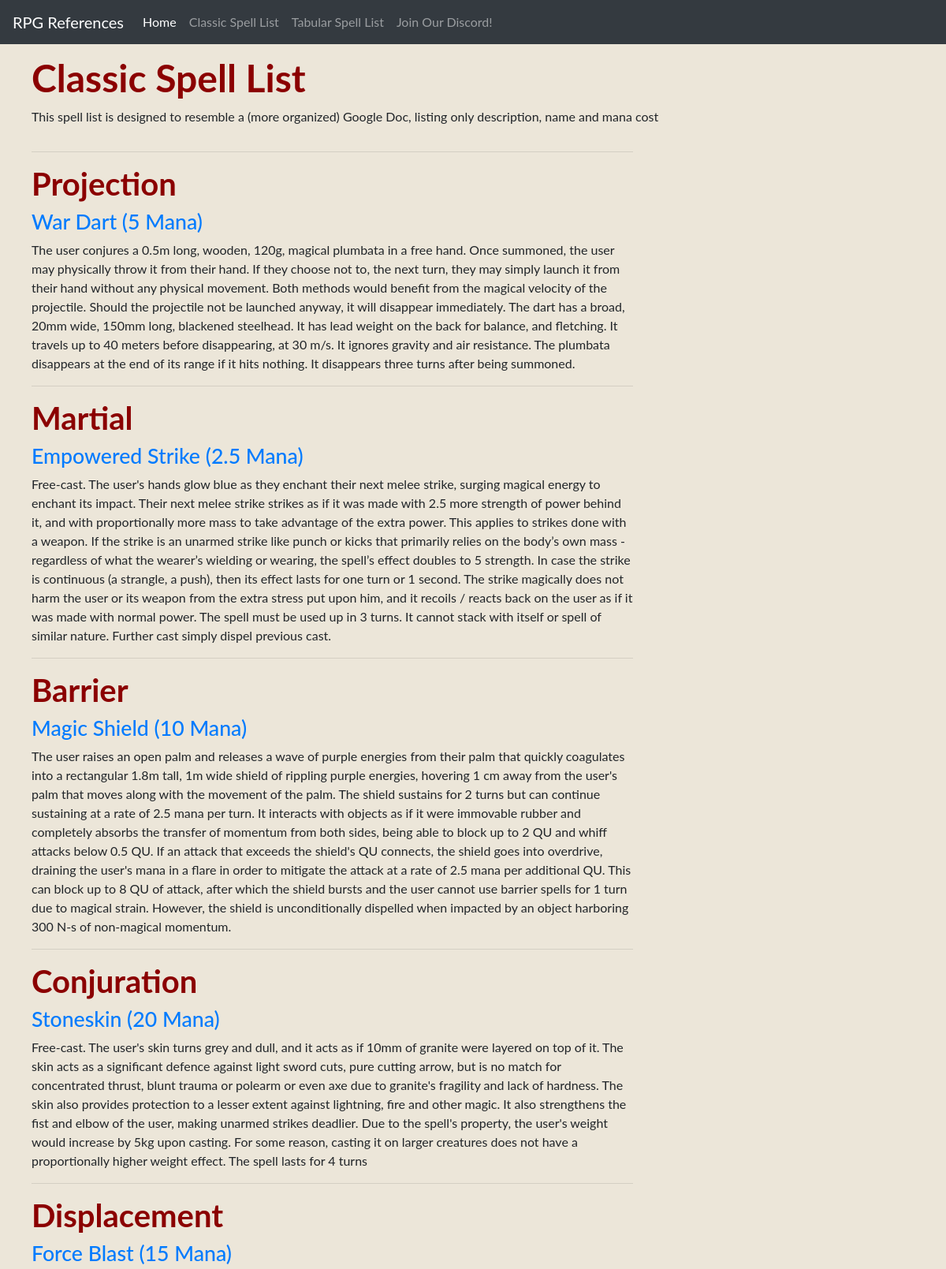
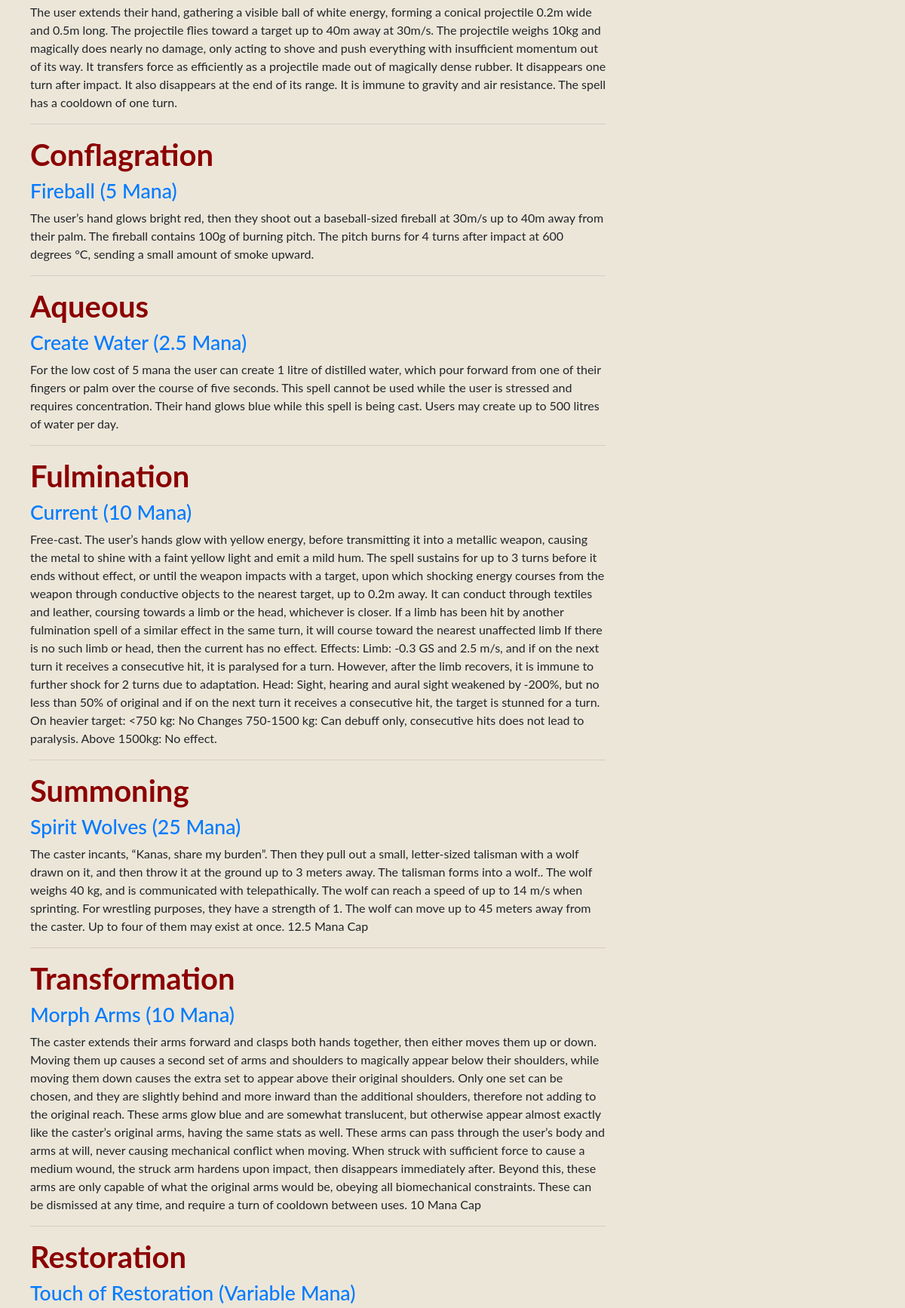
Screenshot of /classicspelllist (upper part) with the database file from the repository (2 pictures, top to bottom).
### list/models.py (models this page shows, shortened)
class school(models.Model):
    name = models.CharField(max_length=50)
    system = models.CharField(max_length=50)

class spell(models.Model):
    name = models.CharField(max_length=50)
    level = models.CharField(max_length=50, default="none")
    castingtime = models.CharField(max_length=50, default="standard")
    range = models.CharField(max_length=20, default="self")
    duration = models.CharField(max_length=50, default="none")
    cooldown = models.CharField(max_length=50, default="none")
    resource = models.CharField(max_length=50, default="0")
    component = models.TextField(blank=True)
    materials = models.TextField(blank=True)
    description = models.TextField(default="")
    schools = models.ManyToManyField(school)
    tags = models.ManyToManyField(tag, blank=True)

### list/views.py (the view)
# urls.py: path('classicspelllist', views.spell_list, name='spell_list'),
def spell_list(request):
    schools = school.objects.all()
    spells = spell.objects.all()
    tags = tag.objects.all()
    return render(request, 'list/spell_list.html', {'schools': schools, 'spells': spells, 'tags': tags})

### list/templates/list/spell_list.html
{% extends 'list/base.html' %}
{% block page-header %}
    <h1>Classic Spell List</h1>
    <p>This spell list is designed to resemble a (more organized) Google Doc, listing only description, name and mana cost</p>
{% endblock %}
{% block content %}
    {% for school in schools %}
        <hr/>
        <h2>{{ school.name }}</h2>
        {% for spell in school.spell_set.all %}
            <h3><a href="{% url 'spell_detail' pk=spell.pk  %}">{{ spell.name }} ({{ spell.resource }} Mana)</a></h3>
        <p>{{spell.description}}</p>
        {% endfor %}
    {% endfor %}
{% endblock %}

### list/static/css/list.css (style rules this page uses)
body { padding-top: 70px; margin-left: 40px; background-color: #ece6d9; font-family: Lato; font-size: 12pt; }
h1, h2, h3, h4 { color: darkred; font-family: Lato; }
h1 { font-weight: bold; font-size: 36pt; }
h2 { font-weight: bold; font-size: 30pt; }
h3 { font-size: 20pt; }

### rows the page displays
school: name "Projection"
spell: name "War Dart", resource "5", description "The user conjures a 0.5m long, wooden, 120g, magical plumbata in a free hand. Once summoned, the user may physically throw it from their hand. If they choose not to, the next turn, they may simply launch it from their hand without any physical movement. Both methods would benefit from the magical velocity of the projectile. Should the projectile not be launched anyway, it will disappear immediately. The dart has a broad, 20mm wide, 150mm long, blackened steelhead. It has lead weight on the back for balance, and fletching. It travels up to 40 meters before disappearing, at 30 m/s. It ignores gravity and air resistance. The plumbata disappears at the end of its range if it hits nothing. It…"
school: name "Martial"
spell: name "Empowered Strike", resource "2.5", description "Free-cast. The user's hands glow blue as they enchant their next melee strike, surging magical energy to enchant its impact. Their next melee strike strikes as if it was made with 2.5 more strength of power behind it, and with proportionally more mass to take advantage of the extra power. This applies to strikes done with a weapon. If the strike is an unarmed strike like punch or kicks that primarily relies on the body’s own mass - regardless of what the wearer’s wielding or wearing, the spell’s effect doubles to 5 strength. In case the strike is continuous (a strangle, a push), then its effect lasts for one turn or 1 second. The strike magically does not harm the user or its weapon from…"
school: name "Barrier"
spell: name "Magic Shield", resource "10", description "The user raises an open palm and releases a wave of purple energies from their palm that quickly coagulates into a rectangular 1.8m tall, 1m wide shield of rippling purple energies, hovering 1 cm away from the user's palm that moves along with the movement of the palm. The shield sustains for 2 turns but can continue sustaining at a rate of 2.5 mana per turn. It interacts with objects as if it were immovable rubber and completely absorbs the transfer of momentum from both sides, being able to block up to 2 QU and whiff attacks below 0.5 QU. If an attack that exceeds the shield's QU connects, the shield goes into overdrive, draining the user's mana in a flare in order to mitigate the attack…"
school: name "Conjuration"
spell: name "Stoneskin", resource "20", description "Free-cast. The user's skin turns grey and dull, and it acts as if 10mm of granite were layered on top of it. The skin acts as a significant defence against light sword cuts, pure cutting arrow, but is no match for concentrated thrust, blunt trauma or polearm or even axe due to granite's fragility and lack of hardness. The skin also provides protection to a lesser extent against lightning, fire and other magic. It also strengthens the fist and elbow of the user, making unarmed strikes deadlier. Due to the spell's property, the user's weight would increase by 5kg upon casting. For some reason, casting it on larger creatures does not have a proportionally higher weight effect. The spell lasts…"
school: name "Displacement"
spell: name "Force Blast", resource "15", description "The user extends their hand, gathering a visible ball of white energy, forming a conical projectile 0.2m wide and 0.5m long. The projectile flies toward a target up to 40m away at 30m/s. The projectile weighs 10kg and magically does nearly no damage, only acting to shove and push everything with insufficient momentum out of its way. It transfers force as efficiently as a projectile made out of magically dense rubber. It disappears one turn after impact. It also disappears at the end of its range. It is immune to gravity and air resistance. The spell has a cooldown of one turn."
school: name "Conflagration"
spell: name "Fireball", resource "5", description "The user’s hand glows bright red, then they shoot out a baseball-sized fireball at 30m/s up to 40m away from their palm. The fireball contains 100g of burning pitch. The pitch burns for 4 turns after impact at 600 degrees °C, sending a small amount of smoke upward."
school: name "Aqueous"
spell: name "Create Water", resource "2.5", description "For the low cost of 5 mana the user can create 1 litre of distilled water, which pour forward from one of their fingers or palm over the course of five seconds. This spell cannot be used while the user is stressed and requires concentration. Their hand glows blue while this spell is being cast. Users may create up to 500 litres of water per day."
school: name "Fulmination"
spell: name "Current", resource "10", description "Free-cast. The user’s hands glow with yellow energy, before transmitting it into a metallic weapon, causing the metal to shine with a faint yellow light and emit a mild hum. The spell sustains for up to 3 turns before it ends without effect, or until the weapon impacts with a target, upon which shocking energy courses from the weapon through conductive objects to the nearest target, up to 0.2m away. It can conduct through textiles and leather, coursing towards a limb or the head, whichever is closer. If a limb has been hit by another fulmination spell of a similar effect in the same turn, it will course toward the nearest unaffected limb If there is no such limb or head, then the current…"
school: name "Summoning"
spell: name "Spirit Wolves", resource "25", description "The caster incants, “Kanas, share my burden”. Then they pull out a small, letter-sized talisman with a wolf drawn on it, and then throw it at the ground up to 3 meters away. The talisman forms into a wolf.. The wolf weighs 40 kg, and is communicated with telepathically. The wolf can reach a speed of up to 14 m/s when sprinting. For wrestling purposes, they have a strength of 1. The wolf can move up to 45 meters away from the caster. Up to four of them may exist at once. 12.5 Mana Cap"
school: name "Transformation"
spell: name "Morph Arms", resource "10", description "The caster extends their arms forward and clasps both hands together, then either moves them up or down. Moving them up causes a second set of arms and shoulders to magically appear below their shoulders, while moving them down causes the extra set to appear above their original shoulders. Only one set can be chosen, and they are slightly behind and more inward than the additional shoulders, therefore not adding to the original reach. These arms glow blue and are somewhat translucent, but otherwise appear almost exactly like the caster’s original arms, having the same stats as well. These arms can pass through the user’s body and arms at will, never causing mechanical conflict when moving.…"
school: name "Restoration"
spell: name "Touch of Restoration", resource "Variable"
